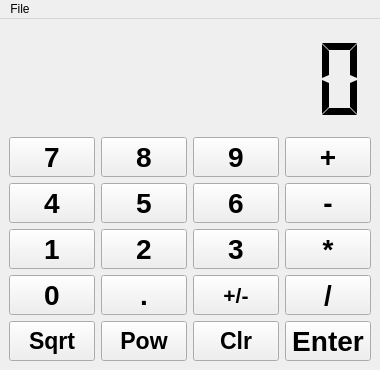
<?xml version="1.0" encoding="UTF-8"?>
<ui version="4.0">
 <class>MainWindow</class>
 <widget class="QMainWindow" name="MainWindow">
  <property name="geometry">
   <rect>
    <x>0</x>
    <y>0</y>
    <width>380</width>
    <height>370</height>
   </rect>
  </property>
  <property name="windowTitle">
   <string>MainWindow</string>
  </property>
  <widget class="QWidget" name="centralwidget">
   <layout class="QHBoxLayout" name="horizontalLayout">
    <item>
     <layout class="QVBoxLayout" name="verticalLayout">
      <item>
       <widget class="QLCDNumber" name="lcd">
        <property name="minimumSize">
         <size>
          <width>358</width>
          <height>87</height>
         </size>
        </property>
        <property name="font">
         <font>
          <weight>50</weight>
          <bold>false</bold>
         </font>
        </property>
        <property name="frameShape">
         <enum>QFrame::NoFrame</enum>
        </property>
        <property name="frameShadow">
         <enum>QFrame::Plain</enum>
        </property>
        <property name="digitCount">
         <number>8</number>
        </property>
        <property name="segmentStyle">
         <enum>QLCDNumber::Flat</enum>
        </property>
       </widget>
      </item>
      <item>
       <layout class="QGridLayout" name="gridLayout_2">
        <item row="0" column="3">
         <widget class="QPushButton" name="plus">
          <property name="font">
           <font>
            <pointsize>21</pointsize>
            <weight>75</weight>
            <bold>true</bold>
           </font>
          </property>
          <property name="autoFillBackground">
           <bool>false</bool>
          </property>
          <property name="text">
           <string>+</string>
          </property>
          <property name="shortcut">
           <string>+</string>
          </property>
          <property name="autoDefault">
           <bool>false</bool>
          </property>
          <property name="default">
           <bool>false</bool>
          </property>
          <property name="flat">
           <bool>false</bool>
          </property>
         </widget>
        </item>
        <item row="2" column="0">
         <widget class="QPushButton" name="b4">
          <property name="font">
           <font>
            <pointsize>21</pointsize>
            <weight>75</weight>
            <bold>true</bold>
           </font>
          </property>
          <property name="autoFillBackground">
           <bool>false</bool>
          </property>
          <property name="text">
           <string>4</string>
          </property>
          <property name="shortcut">
           <string>4</string>
          </property>
          <property name="autoDefault">
           <bool>false</bool>
          </property>
          <property name="default">
           <bool>false</bool>
          </property>
          <property name="flat">
           <bool>false</bool>
          </property>
         </widget>
        </item>
        <item row="2" column="1">
         <widget class="QPushButton" name="b5">
          <property name="font">
           <font>
            <pointsize>21</pointsize>
            <weight>75</weight>
            <bold>true</bold>
           </font>
          </property>
          <property name="autoFillBackground">
           <bool>false</bool>
          </property>
          <property name="text">
           <string>5</string>
          </property>
          <property name="shortcut">
           <string>5</string>
          </property>
          <property name="autoDefault">
           <bool>false</bool>
          </property>
          <property name="default">
           <bool>false</bool>
          </property>
          <property name="flat">
           <bool>false</bool>
          </property>
         </widget>
        </item>
        <item row="2" column="3">
         <widget class="QPushButton" name="minus">
          <property name="font">
           <font>
            <pointsize>21</pointsize>
            <weight>75</weight>
            <bold>true</bold>
           </font>
          </property>
          <property name="autoFillBackground">
           <bool>false</bool>
          </property>
          <property name="text">
           <string>-</string>
          </property>
          <property name="shortcut">
           <string>-</string>
          </property>
          <property name="autoDefault">
           <bool>false</bool>
          </property>
          <property name="default">
           <bool>false</bool>
          </property>
          <property name="flat">
           <bool>false</bool>
          </property>
         </widget>
        </item>
        <item row="4" column="3">
         <widget class="QPushButton" name="divide">
          <property name="font">
           <font>
            <pointsize>21</pointsize>
            <weight>75</weight>
            <bold>true</bold>
           </font>
          </property>
          <property name="autoFillBackground">
           <bool>false</bool>
          </property>
          <property name="text">
           <string>/</string>
          </property>
          <property name="shortcut">
           <string>/</string>
          </property>
         </widget>
        </item>
        <item row="3" column="3">
         <widget class="QPushButton" name="multiply">
          <property name="font">
           <font>
            <pointsize>21</pointsize>
            <weight>75</weight>
            <bold>true</bold>
           </font>
          </property>
          <property name="autoFillBackground">
           <bool>false</bool>
          </property>
          <property name="text">
           <string>*</string>
          </property>
          <property name="shortcut">
           <string>*</string>
          </property>
         </widget>
        </item>
        <item row="0" column="0">
         <widget class="QPushButton" name="b7">
          <property name="font">
           <font>
            <pointsize>21</pointsize>
            <weight>75</weight>
            <bold>true</bold>
           </font>
          </property>
          <property name="autoFillBackground">
           <bool>false</bool>
          </property>
          <property name="text">
           <string>7</string>
          </property>
          <property name="shortcut">
           <string>7</string>
          </property>
          <property name="autoDefault">
           <bool>false</bool>
          </property>
          <property name="default">
           <bool>false</bool>
          </property>
          <property name="flat">
           <bool>false</bool>
          </property>
         </widget>
        </item>
        <item row="4" column="0">
         <widget class="QPushButton" name="b0">
          <property name="font">
           <font>
            <pointsize>21</pointsize>
            <weight>75</weight>
            <bold>true</bold>
           </font>
          </property>
          <property name="autoFillBackground">
           <bool>false</bool>
          </property>
          <property name="text">
           <string>0</string>
          </property>
          <property name="shortcut">
           <string>0</string>
          </property>
          <property name="autoDefault">
           <bool>false</bool>
          </property>
          <property name="default">
           <bool>false</bool>
          </property>
          <property name="flat">
           <bool>false</bool>
          </property>
         </widget>
        </item>
        <item row="5" column="3">
         <widget class="QPushButton" name="enter">
          <property name="font">
           <font>
            <pointsize>21</pointsize>
            <weight>75</weight>
            <bold>true</bold>
           </font>
          </property>
          <property name="autoFillBackground">
           <bool>false</bool>
          </property>
          <property name="text">
           <string>Enter</string>
          </property>
          <property name="shortcut">
           <string>Return</string>
          </property>
          <property name="autoDefault">
           <bool>false</bool>
          </property>
          <property name="default">
           <bool>false</bool>
          </property>
          <property name="flat">
           <bool>false</bool>
          </property>
         </widget>
        </item>
        <item row="0" column="1">
         <widget class="QPushButton" name="b8">
          <property name="font">
           <font>
            <pointsize>21</pointsize>
            <weight>75</weight>
            <bold>true</bold>
           </font>
          </property>
          <property name="autoFillBackground">
           <bool>false</bool>
          </property>
          <property name="text">
           <string>8</string>
          </property>
          <property name="shortcut">
           <string>8</string>
          </property>
          <property name="autoDefault">
           <bool>false</bool>
          </property>
          <property name="default">
           <bool>false</bool>
          </property>
          <property name="flat">
           <bool>false</bool>
          </property>
         </widget>
        </item>
        <item row="3" column="1">
         <widget class="QPushButton" name="b2">
          <property name="font">
           <font>
            <pointsize>21</pointsize>
            <weight>75</weight>
            <bold>true</bold>
           </font>
          </property>
          <property name="autoFillBackground">
           <bool>false</bool>
          </property>
          <property name="text">
           <string>2</string>
          </property>
          <property name="shortcut">
           <string>2</string>
          </property>
          <property name="autoDefault">
           <bool>false</bool>
          </property>
          <property name="default">
           <bool>false</bool>
          </property>
          <property name="flat">
           <bool>false</bool>
          </property>
         </widget>
        </item>
        <item row="3" column="0">
         <widget class="QPushButton" name="b1">
          <property name="font">
           <font>
            <pointsize>21</pointsize>
            <weight>75</weight>
            <bold>true</bold>
           </font>
          </property>
          <property name="autoFillBackground">
           <bool>false</bool>
          </property>
          <property name="text">
           <string>1</string>
          </property>
          <property name="shortcut">
           <string>1</string>
          </property>
          <property name="autoDefault">
           <bool>false</bool>
          </property>
          <property name="default">
           <bool>false</bool>
          </property>
          <property name="flat">
           <bool>false</bool>
          </property>
         </widget>
        </item>
        <item row="4" column="1">
         <widget class="QPushButton" name="period">
          <property name="font">
           <font>
            <pointsize>21</pointsize>
            <weight>75</weight>
            <bold>true</bold>
           </font>
          </property>
          <property name="autoFillBackground">
           <bool>false</bool>
          </property>
          <property name="text">
           <string>.</string>
          </property>
          <property name="shortcut">
           <string>.</string>
          </property>
          <property name="autoDefault">
           <bool>false</bool>
          </property>
          <property name="default">
           <bool>false</bool>
          </property>
          <property name="flat">
           <bool>false</bool>
          </property>
         </widget>
        </item>
        <item row="0" column="2">
         <widget class="QPushButton" name="b9">
          <property name="font">
           <font>
            <pointsize>21</pointsize>
            <weight>75</weight>
            <bold>true</bold>
           </font>
          </property>
          <property name="autoFillBackground">
           <bool>false</bool>
          </property>
          <property name="text">
           <string>9</string>
          </property>
          <property name="shortcut">
           <string>9</string>
          </property>
          <property name="autoDefault">
           <bool>false</bool>
          </property>
          <property name="default">
           <bool>false</bool>
          </property>
          <property name="flat">
           <bool>false</bool>
          </property>
         </widget>
        </item>
        <item row="2" column="2">
         <widget class="QPushButton" name="b6">
          <property name="font">
           <font>
            <pointsize>21</pointsize>
            <weight>75</weight>
            <bold>true</bold>
           </font>
          </property>
          <property name="autoFillBackground">
           <bool>false</bool>
          </property>
          <property name="text">
           <string>6</string>
          </property>
          <property name="shortcut">
           <string>6</string>
          </property>
          <property name="autoDefault">
           <bool>false</bool>
          </property>
          <property name="default">
           <bool>false</bool>
          </property>
          <property name="flat">
           <bool>false</bool>
          </property>
         </widget>
        </item>
        <item row="3" column="2">
         <widget class="QPushButton" name="b3">
          <property name="font">
           <font>
            <pointsize>21</pointsize>
            <weight>75</weight>
            <bold>true</bold>
           </font>
          </property>
          <property name="autoFillBackground">
           <bool>false</bool>
          </property>
          <property name="text">
           <string>3</string>
          </property>
          <property name="shortcut">
           <string>3</string>
          </property>
          <property name="autoDefault">
           <bool>false</bool>
          </property>
          <property name="default">
           <bool>false</bool>
          </property>
          <property name="flat">
           <bool>false</bool>
          </property>
         </widget>
        </item>
        <item row="5" column="2">
         <widget class="QPushButton" name="clr">
          <property name="sizePolicy">
           <sizepolicy hsizetype="Preferred" vsizetype="Preferred">
            <horstretch>0</horstretch>
            <verstretch>0</verstretch>
           </sizepolicy>
          </property>
          <property name="font">
           <font>
            <pointsize>17</pointsize>
            <weight>75</weight>
            <bold>true</bold>
           </font>
          </property>
          <property name="autoFillBackground">
           <bool>false</bool>
          </property>
          <property name="text">
           <string>Clr</string>
          </property>
          <property name="shortcut">
           <string>Backspace</string>
          </property>
         </widget>
        </item>
        <item row="4" column="2">
         <widget class="QPushButton" name="plmin">
          <property name="sizePolicy">
           <sizepolicy hsizetype="Preferred" vsizetype="Preferred">
            <horstretch>0</horstretch>
            <verstretch>0</verstretch>
           </sizepolicy>
          </property>
          <property name="minimumSize">
           <size>
            <width>0</width>
            <height>0</height>
           </size>
          </property>
          <property name="font">
           <font>
            <family>MS Shell Dlg 2</family>
            <pointsize>16</pointsize>
            <weight>75</weight>
            <bold>true</bold>
           </font>
          </property>
          <property name="text">
           <string>+/-</string>
          </property>
         </widget>
        </item>
        <item row="5" column="1">
         <widget class="QPushButton" name="pow">
          <property name="sizePolicy">
           <sizepolicy hsizetype="Preferred" vsizetype="Preferred">
            <horstretch>0</horstretch>
            <verstretch>0</verstretch>
           </sizepolicy>
          </property>
          <property name="font">
           <font>
            <pointsize>17</pointsize>
            <weight>75</weight>
            <bold>true</bold>
           </font>
          </property>
          <property name="text">
           <string>Pow</string>
          </property>
         </widget>
        </item>
        <item row="5" column="0">
         <widget class="QPushButton" name="sqrt">
          <property name="sizePolicy">
           <sizepolicy hsizetype="Preferred" vsizetype="Preferred">
            <horstretch>0</horstretch>
            <verstretch>0</verstretch>
           </sizepolicy>
          </property>
          <property name="font">
           <font>
            <pointsize>17</pointsize>
            <weight>75</weight>
            <bold>true</bold>
           </font>
          </property>
          <property name="text">
           <string>Sqrt</string>
          </property>
         </widget>
        </item>
       </layout>
      </item>
     </layout>
    </item>
   </layout>
  </widget>
  <widget class="QMenuBar" name="menubar">
   <property name="geometry">
    <rect>
     <x>0</x>
     <y>0</y>
     <width>380</width>
     <height>21</height>
    </rect>
   </property>
   <widget class="QMenu" name="menuFile">
    <property name="title">
     <string>File</string>
    </property>
   </widget>
   <addaction name="menuFile"/>
  </widget>
 </widget>
 <resources/>
 <connections/>
</ui>
